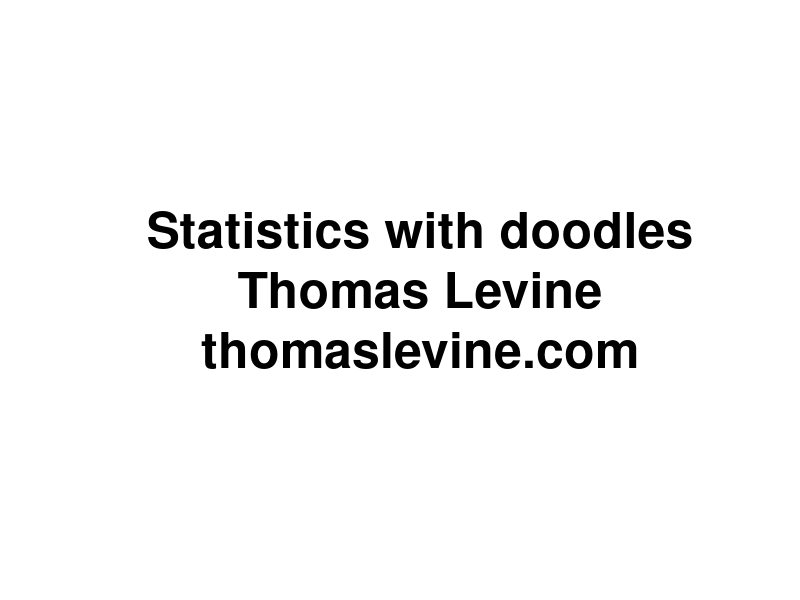
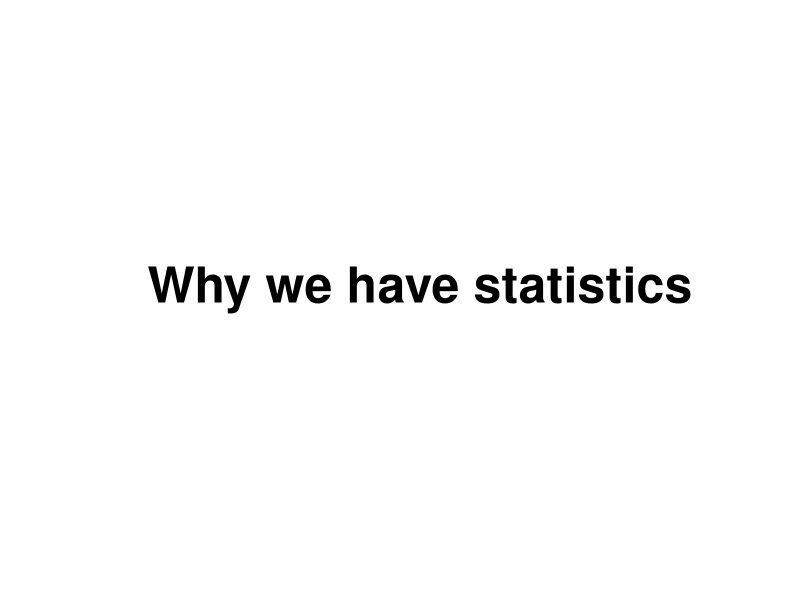
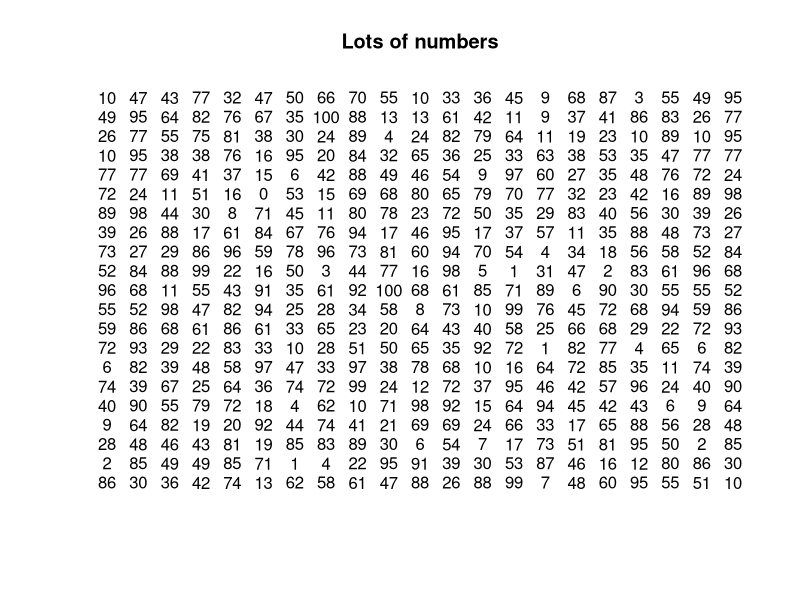
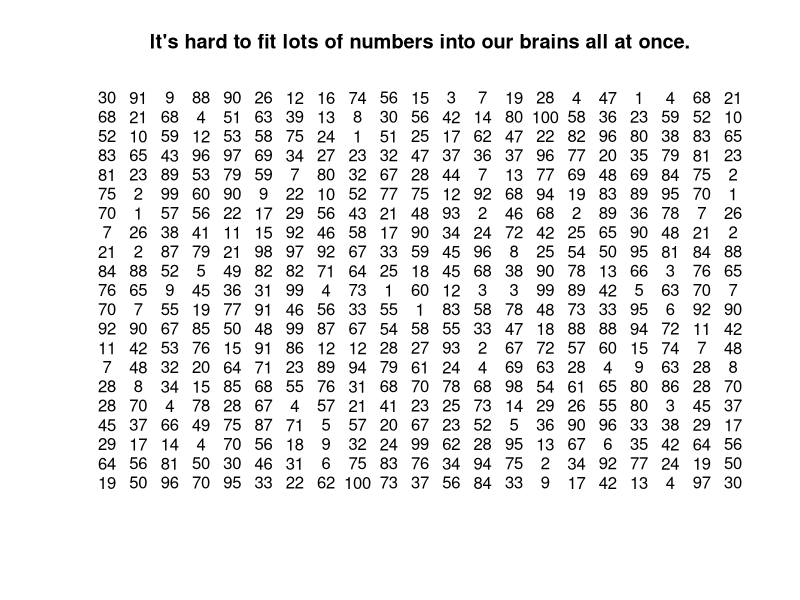
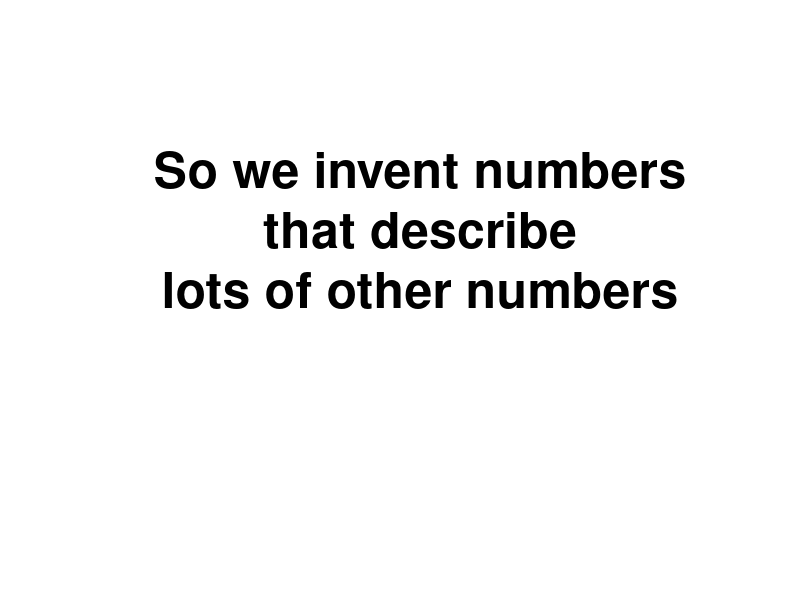
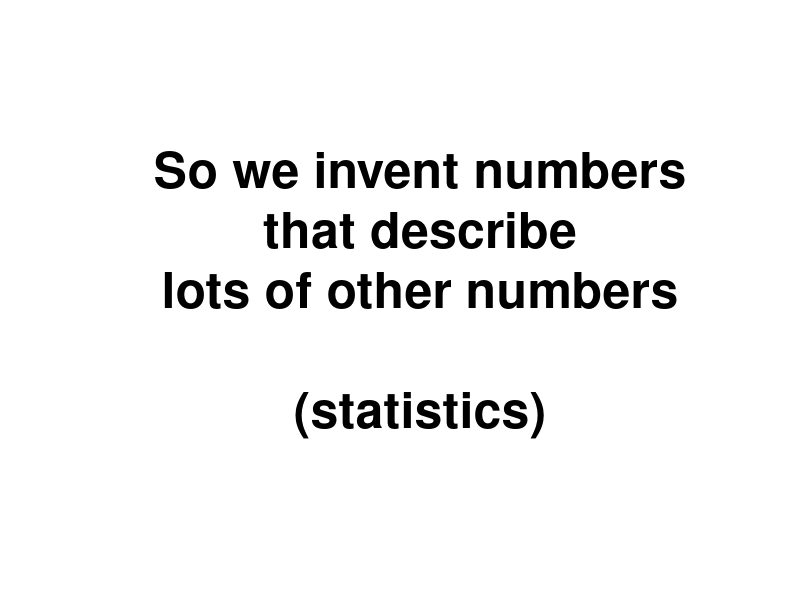
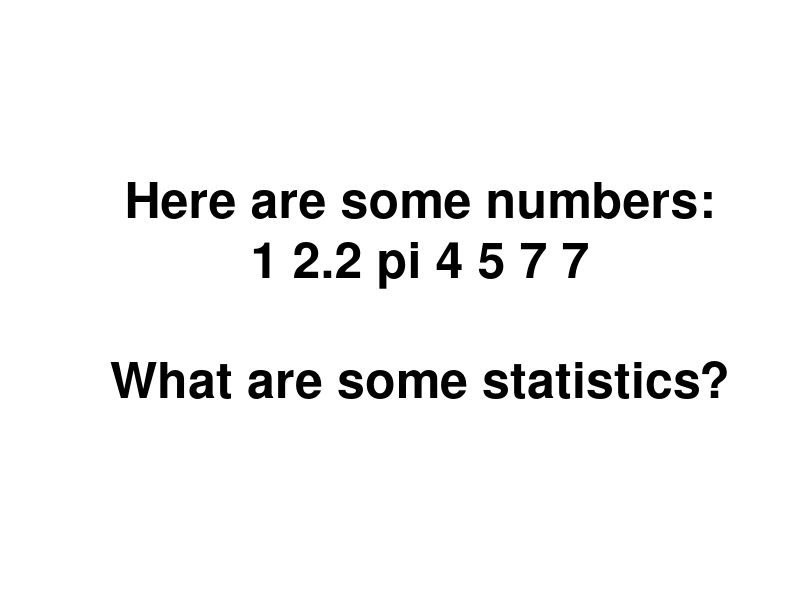
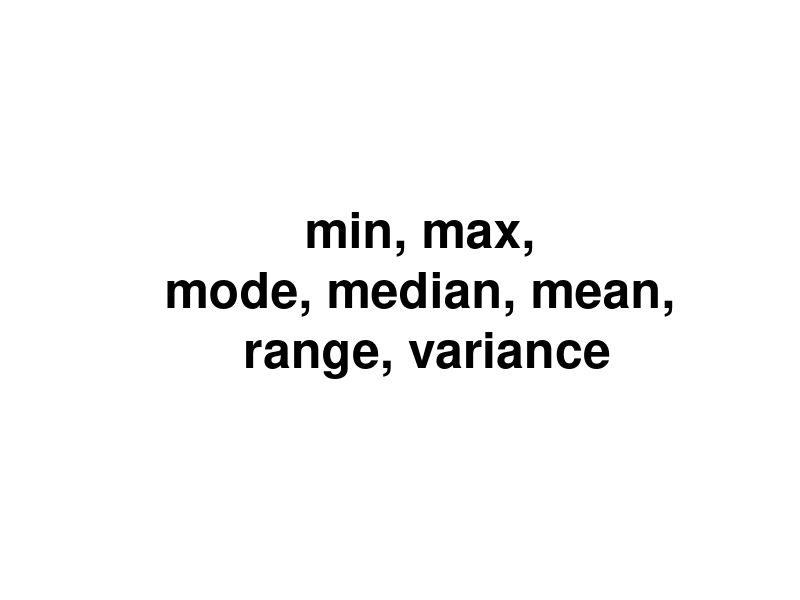

Write the R code that produced these figures, in order.
attach(iris)
attach(na.omit(airquality))
attach(cars)

baseplot <- function(main, ...) {
  plot(..., type = 'p', bty = 'n',
    main = main, pch = 21, bg = 'grey', col = NULL,
    col.axis = 'grey', col.lab = 'grey', col.main = 'grey', fg = 'grey')
}
irisplot <- function(main) {
  baseplot(main, Petal.Length ~ Petal.Width)
}

meanplot <- function(main) {
  irisplot(main)
  abline(h = mean(Petal.Length), lty = 2)
  abline(v = mean(Petal.Width), lty = 2)
}

interjection <- function(main) {
  plot.new()
  text(0.5, 0.5, cex = 3, label = main, font = 2)
}

blue <-  rgb(0,0,1,.5)

rand <- data.frame(x = rnorm(100), y = rnorm(100))

# ----------------

statistics <- function() {
# Introduction
interjection('Why we have statistics')

plot(c(-1,1),c(-1,1),xlab='',ylab='',type='n',axes=F,main='Lots of numbers')
text(rep(seq(-1,1,.1),each=21),rep(seq(-1,1,.1),21),round(100*runif(400)))


plot(c(-1,1),c(-1,1),xlab='',ylab='',type='n',axes=F,main='It\'s hard to fit lots of numbers into our brains all at once.')
text(rep(seq(-1,1,.1),each=21),rep(seq(-1,1,.1),21),round(100*runif(400)))

interjection('So we invent numbers\nthat describe\nlots of other numbers\n\n')
interjection('So we invent numbers\nthat describe\nlots of other numbers\n\n(statistics)')

interjection('Here are some numbers:\n1 2.2 pi 4 5 7 7\n\nWhat are some statistics?')
interjection('min, max,\nmode, median, mean,\n range, variance')
interjection('how many integers,\nwhether the numbers are sorted\n&c.')
interjection('')
interjection('Measuring linear relationships')
}

linear.relationships <- function() {
# Three datasets
irisplot('Two iris variables that move together')

baseplot('Two air quality variables that move oppositely', Ozone ~ Wind) 

baseplot('Normal random noise', rand$y ~ rand$x)
}

covariance <- function() {
# Motivation for covariance
interjection('We want a number\nthat describes\nwhether two variables\nmove together.')

irisplot('It should be high for these variables')

rand <- data.frame(x = rnorm(100), y = rnorm(100))
baseplot('It should be low for these variables', Ozone ~ Wind) 

baseplot('It should be near zero for these variables', rand$y ~ rand$x)

# Computing covariance
interjection('Covariance')

irisplot('The iris variables')

meanplot('Find the means')

meanplot('Draw a rectangle')
rect(xleft = mean(Petal.Width),
     ybottom = mean(Petal.Length),
     xright = Petal.Width[c(44,72)],
     ytop = Petal.Length[c(44,72)])

irisplot('Draw all the rectangles')
valence <- (Petal.Length - mean(Petal.Length)) *
           (Petal.Width - mean(Petal.Width)) > 0
rect(xleft = mean(Petal.Width),
     ybottom = mean(Petal.Length),
     xright = Petal.Width,
     ytop = Petal.Length,
     col = rgb(1-valence, 0, valence,.1),
     lty = 'blank')

irisplot('Why did I color them blue and red?')
valence <- (Petal.Length - mean(Petal.Length)) *
           (Petal.Width - mean(Petal.Width)) > 0
rect(xleft = mean(Petal.Width),
     ybottom = mean(Petal.Length),
     xright = Petal.Width,
     ytop = Petal.Length,
     col = rgb(1-valence, 0, valence,.1),
     lty = 'blank')

irisplot('Why did I color them blue and red?')
valence <- (Petal.Length - mean(Petal.Length)) *
           (Petal.Width - mean(Petal.Width)) > 0
rect(xleft = mean(Petal.Width),
     ybottom = mean(Petal.Length),
     xright = Petal.Width,
     ytop = Petal.Length,
     col = rgb(1-valence, 0, valence,.1),
     lty = 'blank')
text(x = max(Petal.Width), y = max(Petal.Length), pos = 2, label = 'Evidence of\nmovement together')
text(x = min(Petal.Width), y = min(Petal.Length), pos = 4, label = 'Evidence of\nmovement together')
text(x = max(Petal.Width), y = min(Petal.Length), pos = 2, label = 'Evidence of\nmovement oppositely')
text(x = min(Petal.Width), y = max(Petal.Length), pos = 4, label = 'Evidence of\nmovement oppositely')

plot(c(-1,1),c(-1,1),main = 'Add the blues together. (This is at a different scale.)',
  type = 'n', axes = F, xlab = '', ylab = '')
rect(xleft = -1, ybottom = -1, xright = 1, ytop = 1, lty = 'blank', col = 'blue')

plot(c(-1,1),c(-1,1),main = 'Add the reds together.',
  type = 'n', axes = F, xlab = '', ylab = '')
rect(xleft = -1, ybottom = -1, xright = 1, ytop = 1, lty = 'blank', col = 'blue')
rect(xleft = .8, ybottom = -1, xright = 1, ytop = -.8, lty = 'blank', col = 'red')

plot(c(-1,1),c(-1,1),main = 'Subtract the reds.',
  type = 'n', axes = F, xlab = '', ylab = '')
rect(xleft = -1, ybottom = -1, xright = 1, ytop = 1, lty = 'blank', col = 'blue')
rect(xleft = .8, ybottom = -1, xright = 1, ytop = -.8, lty = 'blank', col = 'white')

plot(c(-1,1),c(-1,1),main = 'Divide into as many equal pieces as we have irises (n).',
  type = 'n', axes = F, xlab = '', ylab = '')
rect(xleft = -1, ybottom = -1, xright = 1, ytop = 1, lty = 'blank', col = 'blue')
rect(xleft = .8, ybottom = -1, xright = 1, ytop = -.8, lty = 'blank', col = 'white')
abline(v = 2 * (-.5 + ((1:nrow(iris))/nrow(iris))))

plot(c(-1,1),c(-1,1),main = 'This blue sliver is the covariance.',
  type = 'n', axes = F, xlab = '', ylab = '')
rect(xleft = -.3, xright = -.3 + (.5/nrow(iris)), ybottom = -1, ytop = 1,
  col = 'blue', lty = 'blank')
}

covariance.notpositive <- function() {
irisplot('That was for this sort of relationship.')
valence <- (Petal.Length - mean(Petal.Length)) *
           (Petal.Width - mean(Petal.Width)) > 0
rect(xleft = mean(Petal.Width),
     ybottom = mean(Petal.Length),
     xright = Petal.Width,
     ytop = Petal.Length,
     col = rgb(1-valence, 0, valence,.1),
     lty = 'blank')

baseplot('What if we have more red than blue?', Ozone ~ Wind)
valence <- (Ozone - mean(Ozone)) *
           (Wind - mean(Wind)) > 0
rect(xleft = mean(Wind),
     ybottom = mean(Ozone),
     xright = Wind,
     ytop = Ozone,
     col = rgb(1-valence, 0, valence,.1),
     lty = 'blank')

plot(c(-1,1),c(-1,1),main = 'Add the blues together. (This is at a different scale.)',
  type = 'n', axes = F, xlab = '', ylab = '')
rect(xleft = -1, ybottom = .8, xright = -.8, ytop = 1, lty = 'blank', col = 'blue')

plot(c(-1,1),c(-1,1),main = 'Add the reds together.',
  type = 'n', axes = F, xlab = '', ylab = '')
rect(xleft = -1, ybottom = -1, xright = 1, ytop = 1, lty = 'blank', col = 'red')
rect(xleft = -1, ybottom = .8, xright = -.8, ytop = 1, lty = 'blank', col = 'blue')

plot(c(-1,1),c(-1,1),main = 'Subtract the reds.',
  type = 'n', axes = F, xlab = '', ylab = '')
rect(xleft = -1, ybottom = -1, xright = 1, ytop = 1, lty = 'blank', col = 'red')
rect(xleft = -1, ybottom = .8, xright = -.8, ytop = 1, lty = 'blank', col = 'white')

plot(c(-1,1),c(-1,1),main = 'Divide into as many equal pieces as we have irises (n).',
  type = 'n', axes = F, xlab = '', ylab = '')
rect(xleft = -1, ybottom = -1, xright = 1, ytop = 1, lty = 'blank', col = 'red')
rect(xleft = -1, ybottom = .8, xright = -.8, ytop = 1, lty = 'blank', col = 'white')
abline(v = 2 * (-.5 + ((1:nrow(iris))/nrow(iris))))

plot(c(-1,1),c(-1,1),main = 'This red sliver is the covariance.',
  type = 'n', axes = F, xlab = '', ylab = '')
rect(xleft = -.3, xright = -.3 + (.5/nrow(iris)), ybottom = -1, ytop = 1,
  col = 'red', lty = 'blank')

plot(c(-1,1),c(-1,1),main = 'This red sliver is the covariance.',
  type = 'n', axes = F, xlab = '', ylab = '')
rect(xleft = -.3, xright = -.3 + (.5/nrow(iris)), ybottom = -1, ytop = 1,
  col = 'red', lty = 'blank')
text(.3, 0, 'But it\'s\nnegative!', cex = 3, font = 2)

baseplot('What if we have as much red as blue?', rand$y ~ rand$x)
valence <- (rand$y - mean(rand$y)) *
           (rand$x - mean(rand$x)) > 0
rect(xleft = mean(rand$x),
     ybottom = mean(rand$y),
     xright = rand$x,
     ytop = rand$y,
     col = rgb(1-valence, 0, valence,.1),
     lty = 'blank')

plot(c(-1,1),c(-1,1),main = 'Add the blues together. (This is at a different scale.)',
  type = 'n', axes = F, xlab = '', ylab = '')
rect(xleft = -.45, ybottom = -.45, xright = .55, ytop = .55, lty = 'blank', col = 'blue')

plot(c(-1,1),c(-1,1),main = 'Add the reds together.',
  type = 'n', axes = F, xlab = '', ylab = '')
rect(xleft = -.55, ybottom = -.55, xright = .45, ytop = .45, lty = 'blank', col = 'red')

plot(c(-1,1),c(-1,1),main = 'Subtract the reds.',
  type = 'n', axes = F, xlab = '', ylab = '')
points(0,0)
text(0,-.5, '(Covariance is zero.)')
}

variance <- function() {
# Computing variance
interjection('Variance')
interjection('Variance tells us\nhow spread out\nsome numbers are.')
interjection('1, 4, 8, 10\nvs\n4, 4, 5, 6')
interjection('The variance of a variable is\nthe covariance of the variable\nwith itself.')

irisplot('Our two iris variables from before')
interjection('Let\'s look at just one of them.')
baseplot('The points all fall along the same line.', Petal.Length, Petal.Length, asp = 1)
interjection('Let\'s find the variance of Petal.Length')

baseplot('Draw all the rectangles', Petal.Length, Petal.Length, asp = 1)
rect(xleft = mean(Petal.Length),
     ybottom = mean(Petal.Length),
     xright = Petal.Length,
     ytop = Petal.Length,
     col = rgb(0, 0, 1,.1),
     lty = 'blank')

baseplot('Why no red rectangles?', Petal.Length, Petal.Length, asp = 1)
rect(xleft = mean(Petal.Length),
     ybottom = mean(Petal.Length),
     xright = Petal.Length,
     ytop = Petal.Length,
     col = rgb(0, 0, 1,.1),
     lty = 'blank')

plot(c(-1,1),c(-1,1),main = 'Add the blues together. (This is at a different scale.)',
  type = 'n', axes = F, xlab = '', ylab = '')
rect(xleft = -1, ybottom = -1, xright = 1, ytop = 1, lty = 'blank', col = 'blue')

plot(c(-1,1),c(-1,1),main = 'We have no reds to subtract.',
  type = 'n', axes = F, xlab = '', ylab = '')
rect(xleft = -1, ybottom = -1, xright = 1, ytop = 1, lty = 'blank', col = 'blue')

plot(c(-1,1),c(-1,1),main = 'Divide into as many equal pieces as we have irises (n).',
  type = 'n', axes = F, xlab = '', ylab = '')
rect(xleft = -1, ybottom = -1, xright = 1, ytop = 1, lty = 'blank', col = 'blue')
abline(v = 2 * (-.5 + ((1:nrow(iris))/nrow(iris))))

plot(c(-1,1),c(-1,1),main = 'This blue sliver is the variance.',
  type = 'n', axes = F, xlab = '', ylab = '')
rect(xleft = -.3, xright = -.3 + (.5/nrow(iris)), ybottom = -1, ytop = 1,
  col = 'blue', lty = 'blank')
}

correlation <- function() {
# Correlation
interjection('A problem with covariance')
interjection('Covariance has units!\n\n(x-unit times y-unit)')
interjection('Which relationship is stronger\n(more linear)?')

par(mfrow = 1:2)
.cov <- round(cov(Petal.Length,Petal.Width), 2)
irisplot(paste0('Irises (cov = ', .cov, ' cm^2)'))
.cov <- round(cov(speed,dist), 2)
baseplot(paste0('Cars (cov =', .cov, ' mph*ft)'), speed ~ dist)
par(mfrow = c(1,1))

interjection('Oh noes!')
interjection('We can divide\nthe covariance\nby the variances\nto standardize it.')

irisplot('We\'re using these data again.')

a <- sd(Petal.Length)
b <- sd(Petal.Width)
ab <- max(a,b)
corbase <- function(main = '', low = -1) {
  plot(c(low * ab,ab),c(low * ab,ab),main = main, type = 'n', axes = F, xlab = '', ylab = '', asp = 1)
  rect(xright = 0, ybottom = 0, xleft = -a, ytop = a, col = 'grey', lty = 'blank')
  text(-a/2,a/2,'var(Petal.Width)')
  rect(xleft = 0, ytop = 0, xright = b, ybottom = -b, col = 'grey', lty = 'blank')
  text(b/2,-b/2,'var(Petal.Length)')
}

corbase()
rect(xleft = 0, ybottom = 0, xright = b, ytop = a, col = 'black', lty = 'blank')
text(b/2,a/2,'sd(Petal.Width)*\nsd(Petal.Length)', col = 'white')

corbase()
rect(xleft = 0, ybottom = 0, xright = b, ytop = a, col = 'black', lty = 'blank')
text(b/2,a/2,'sd(Petal.Width)*\nsd(Petal.Length)', col = 'white')
text(-a/2,-b/2,'The black rectangle is\nlike an average variance.')

corbase()
rect(xleft = 0, ybottom = 0, xright = b, ytop = a, col = 'black', lty = 'blank')
text(b/2,a/2,'sd(Petal.Width)*\nsd(Petal.Length)', col = 'white')
text(-a/2,-b/2,'cov(Petal.Width,Petal.Length)\ncannot be bigger than\nblack rectangle.')

interjection('Why?')

irisplot('Covariance has red rectangles.')
valence <- (Petal.Length - mean(Petal.Length)) *
           (Petal.Width - mean(Petal.Width)) > 0
rect(xleft = mean(Petal.Width),
     ybottom = mean(Petal.Length),
     xright = Petal.Width,
     ytop = Petal.Length,
     col = rgb(1-valence, 0, valence,.1),
     lty = 'blank')

baseplot('Variance doesn\'t have red rectangles.', Petal.Length, Petal.Length, asp = 1)
rect(xleft = mean(Petal.Length),
     ybottom = mean(Petal.Length),
     xright = Petal.Length,
     ytop = Petal.Length,
     col = rgb(0, 0, 1,.1),
     lty = 'blank')

corbase()
rect(xleft = 0, ybottom = 0, xright = b, ytop = a, col = 'black', lty = 'blank')
text(b/2,a/2,'sd(Petal.Width)*\nsd(Petal.Length)', col = 'white')
text(-a/2,-b/2,'cov(Petal.Width,Petal.Length)\ncannot be bigger than\nblack rectangle.')

corbase('Let\'s zoom in.', low = -.05)
rect(xleft = 0, ybottom = 0, xright = b, ytop = a, col = 'black', lty = 'blank')
text(b/2,a/2,'sd(Petal.Width)*\nsd(Petal.Length)', col = 'white')

a <- sd(Petal.Length)
b <- sd(Petal.Width)
ab <- max(a,b)
corbase <- function(main = '', low = -1) {
  plot(c(low * ab,ab),c(low * ab,ab),main = main, type = 'n', axes = F, xlab = '', ylab = '', asp = 1)
  rect(xright = 0, ybottom = 0, xleft = -a, ytop = a, col = 'grey', lty = 'blank')
  text(-a/2,a/2,'var(Petal.Width)')
  rect(xleft = 0, ytop = 0, xright = b, ybottom = -b, col = 'grey', lty = 'blank')
  text(b/2,-b/2,'var(Petal.Length)')
}

r <-  cor(Petal.Length,Petal.Width)
corbase('Squish covariance vertically into the rectangle.', low = -.05)
rect(xleft = 0, ybottom = 0, xright = b, ytop = a, col = 'black', lty = 'blank')
rect(xleft = 0, ybottom = 0, xright = b, ytop = a * r, col = 'blue', lty = 'blank')

interjection('Correlation (R)\nis the ratio of\nthe small rectangle\nto the big rectangle.')

corbase('Squish covariance vertically into the rectangle.', low = -.05)
rect(xleft = 0, ybottom = 0, xright = b, ytop = a, col = 'black', lty = 'blank')
rect(xleft = 0, ybottom = 0, xright = b, ytop = a * r, col = 'blue', lty = 'blank')
text(b/2,r*a/2,'cov(Petal.Width,\nPetal.Length)', col = 'white', font = 2)
text(0, r*a/2, 'R * sd(Petal.Length)', col = 'blue', font = 2, srt = 90, adj = c(0.5,-1))

corbase('Squish covariance horizontally into the rectangle.', low = -.05)
rect(xleft = 0, ybottom = 0, xright = b, ytop = a, col = 'black', font = 2, lty = 'blank')
rect(xleft = 0, ybottom = 0, xright = b * r, ytop = a, col = 'blue', lty = 'blank')
text(r*b/2,a/2,'cov(Petal.Width,\nPetal.Length)', col = 'white', font = 2)
text(b/2, 0, 'R * sd(Petal.Width', adj = c(0.5,1.5), col = 'blue', font = 2)

interjection('People like to\ntalk about R-squared.')

corbase('Intersect the two squished covariance rectangles.', low = -.05)
rect(xleft = 0, ybottom = 0, xright = b, ytop = a, col = 'black', lty = 'blank')
rect(xleft = 0, ybottom = 0, xright = b * r, ytop = a * r, col = 'purple', lty = 'blank')
text(r*b/2,a/2,'cov(Petal.Width, Petal.Length)', col = 'purple')
text(0, r*a/2, 'R ^ 2 * sd(Petal.Length)',srt = 90, pos = 2, col = 'purple', font = 2)
text(r*b/2, 0, 'R ^ 2 * sd(Petal.Width)', adj = c(0.5,1.5), col = 'purple', font = 2)

interjection('That was for very\npositive (blue) covariances.')
interjection('What if covariance is negative (red)?')

irisplot('We were just using these data.')
baseplot('What if we had these data?', Ozone ~ Wind) 
baseplot('What if we had these data?', Ozone ~ Wind) 
valence <- (Ozone - mean(Ozone)) *
           (Wind - mean(Wind)) > 0
rect(xleft = mean(Wind),
     ybottom = mean(Ozone),
     xright = Wind,
     ytop = Ozone,
     col = rgb(1-valence, 0, valence,.1),
     lty = 'blank')

a <- sd(Ozone)
b <- sd(Wind)
ab <- max(a,b)
corbase <- function(main = '', low = -1) {
  plot(c(low * ab,ab),c(low * ab,ab),main = main, type = 'n', axes = F, xlab = '', ylab = '', asp = 1)
  rect(xright = 0, ybottom = 0, xleft = -a, ytop = a, col = 'grey', lty = 'blank')
  text(-a/2,a/2,'var(Wind)')
  rect(xleft = 0, ytop = 0, xright = b, ybottom = -b, col = 'grey', lty = 'blank')
  text(b/2,-b/2,'var(Ozone)')
}

r <-  -cor(Ozone,Wind)
corbase('R is the same, just negative.', low = -.05)
rect(xleft = 0, ybottom = 0, xright = b, ytop = a, col = 'black', lty = 'blank')
rect(xleft = 0, ybottom = 0, xright = b, ytop = a * r, col = 'red', lty = 'blank')

corbase('R-squared is the same, and it is always positive.', low = -.05)
rect(xleft = 0, ybottom = 0, xright = b, ytop = a, col = 'black', lty = 'blank')
rect(xleft = 0, ybottom = 0, xright = b * r, ytop = a * r, col = 'purple', lty = 'blank')

corbase('Zoom back out.')
rect(xleft = 0, ybottom = 0, xright = b, ytop = a, col = 'black', lty = 'blank')
rect(xleft = 0, ybottom = 0, xright = b, ytop = a * r, col = 'red', lty = 'blank')
}

comparing.correlations <- function() {
  interjection('And now we can compare correlations.')
  
}

least.squares.regression <- function() {
interjection('If we transform the covariance a bit,\nwe can also make predictions.')
interjection('Let\'s use x to predict y.')
interjection('y = b0  + b1 * x')
interjection('Let\'s invent b1.')
interjection('')
interjection('What values should it have?')
interjection('If covariance is high\nand x is high,\ny should be high.\n\n(b1 is very positive.)')
interjection('If covariance is high\nand x is low,\ny should be low.\n\n(b1 is very negative.)')
interjection('If covariance is low,\nwe have no idea what y is.\n\n(b1 is around zero.)')
interjection('')
interjection('Let\'s think about units again.')

plot(c(-1,1),c(-1,1),main = 'Covariance is an area; its unit is the product of the x and y units.',
  type = 'n', axes = F, xlab = '', ylab = '')
rect(xleft = -.3, xright = -.3 + (.5/nrow(iris)), ybottom = -1, ytop = 1,
  col = 'blue', lty = 'blank')

plot(c(-1,1),c(-1,1),main = 'Variance is a special covariance; its unit is the square of the x unit.',
  type = 'n', axes = F, xlab = '', ylab = '')
rect(xleft = -.3, xright = -.3 + (.5/nrow(iris)), ybottom = -1, ytop = 1,
  col = 'blue', lty = 'blank')

a <- sd(Ozone)
b <- sd(Wind)
ab <- max(a,b)
corbase <- function(main = '', low = -1) {
  plot(c(low * ab,ab),c(low * ab,ab),main = main, type = 'n', axes = F, xlab = '', ylab = '', asp = 1)
  rect(xright = 0, ybottom = 0, xleft = -a, ytop = a, col = 'grey', lty = 'blank')
  text(-a/2,a/2,'var(Wind)')
  rect(xleft = 0, ytop = 0, xright = b, ybottom = -b, col = 'grey', lty = 'blank')
  text(b/2,-b/2,'var(Ozone)')
}

r <-  cor(Petal.Width,Petal.Length)
corbase('Correlation is a ratio of areas with the same units.', low = -.05)
rect(xleft = 0, ybottom = 0, xright = b, ytop = a, col = 'black', lty = 'blank')
rect(xleft = 0, ybottom = 0, xright = b, ytop = a * r, col = 'blue', lty = 'blank')

interjection('The unit of b1 must be y-unit/x-unit.')

corbase('Our covariance picture')
rect(xleft = 0, ybottom = 0, xright = b, ytop = a * r, col = 'blue', lty = 'blank')
text(b,r*a/2,'cov(Petal.Width,\nPetal.Length)', col = 'white', font = 2, pos = 2)
text(0, a*2/3, 'R * sd(Petal.Length)', pos = 2, col = 'black', font = 1, srt = 90)

.adj <- cov(Petal.Width,Petal.Length)/sd(Petal.Length)
corbase('Lay the covariance over one of the variances instead.')
rect(xleft = -a, xright = 0, ybottom = a * (1 - .adj), ytop = a, col = 'blue', lty = 'blank')
text(-a/2,a/2,'cov(Petal.Width, Petal.Length)', col = 'white', font = 2)

corbase('Petal.Width = b0 + b1 * Petal.Length')
rect(xleft = -a, xright = 0, ybottom = a * (1 - .adj), ytop = a, col = 'blue', lty = 'blank')
text(-a/2,a/2,'cov(Petal.Width, Petal.Length)', col = 'white', font = 2)
text(0,a/2,'b1 * sd(Petal.Length)', col = 'blue', pos = 4)

.adj <- cov(Petal.Width,Petal.Length)/sd(Petal.Width)
corbase('Lay the covariance over the other variance.')
rect(xleft = 0, xright = b, ybottom = -b, ytop = -b  * (1 - .adj), col = blue, lty = 'blank')
text(0,0,'cov(Petal.Width,\nPetal.Length)', col = 'white', font = 2, pos = 4)

corbase('Petal.Length = b0 + b1 * Petal.Width')
rect(xleft = 0, xright = b, ybottom = -b, ytop = -b  * (1 - .adj), col = blue, lty = 'blank')
text(a/2,0,'b1 * sd(Petal.Length)', col = 'blue', font = 2, srt = -90)
}


thoughtful.thoughts <- function() {
  interjection('A statistic is a number\nthat describes a lot\nof other numbers.')
  interjection('Covariance describes\nthe strength of\nlinear relationships.')
  interjection('Variance describes\nhow spread-out\nsome numbers are.')
  interjection('Correlation is a\nstandardized version\nof covariance.')
  interjection('(Beta coefficients for)\nleast-squares regression\npredict one variable\nbased on another.')
  interjection('')
  interjection('You can pretty much always draw math.')
}

slides <- function() {
  interjection('Statistics with doodles\nThomas Levine\nthomaslevine.com')
  statistics()
  linear.relationships()
  covariance()
  covariance.notpositive()
  interjection('Let\'s review the previous slides quickly.')
  linear.relationships()
  covariance()
  covariance.notpositive()
  interjection('')
  variance()
  interjection('')
  correlation()
  interjection('Remember how this fits in.')
  covariance()
  correlation()
  interjection('')
  least.squares.regression()
  interjection('Let\'s go over that again.')
  linear.relationships()
  covariance()
  covariance.notpositive()
  variance()
  correlation()
  least.squares.regression()
  interjection('')
  thoughtful.thoughts()
}

pdf('doodles.pdf', width = 11, height = 8.5)
slides()
dev.off()
